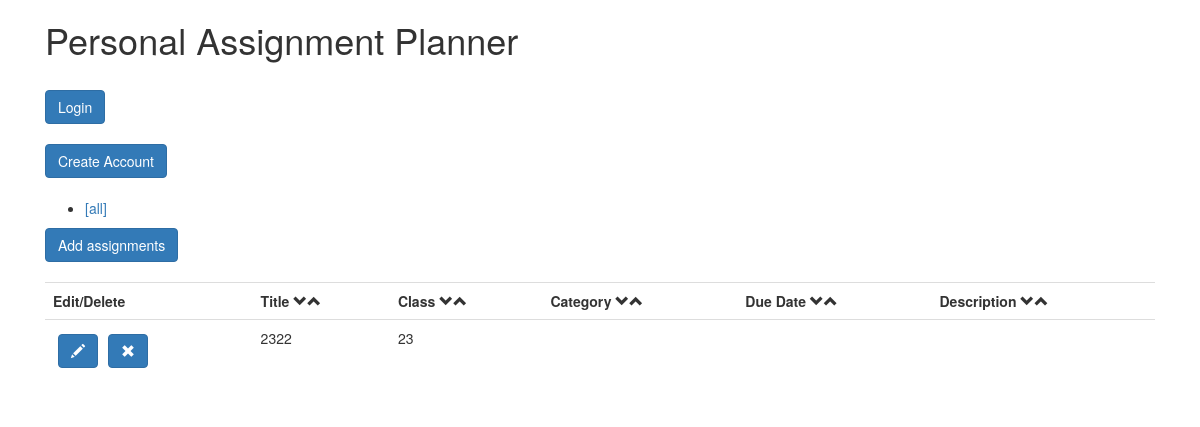
Before: / with the older database file.
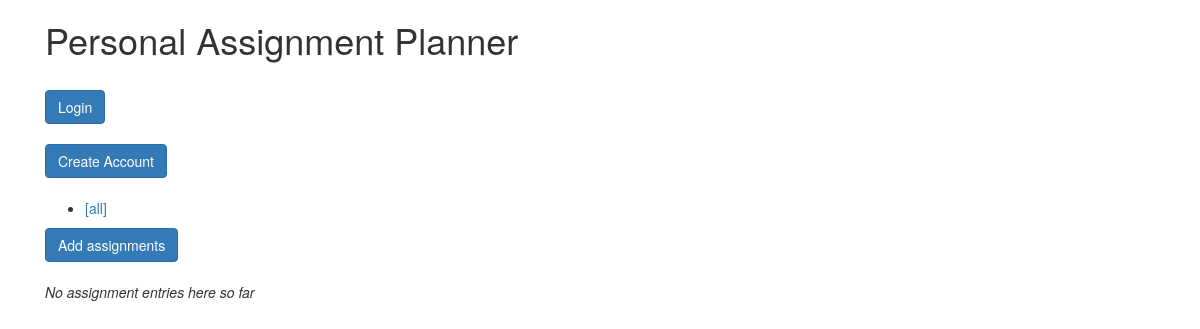
After: the same page with the newer database file.
### tables this page shows
CREATE TABLE assignments (
  id integer primary key autoincrement,
  title text not null,
  course text not null,
  category text not null,
  duedate text not null,
  description text not null
);

### app.py (the view)
@app.route('/')
def show_assignment():
    db = get_db()
    if "duedate" in request.args:
        cur = db.execute('select * from assignments where duedate = ? order by id desc',
                         [request.args["duedate"]])
        assignments = cur.fetchall()
    else:
        cur = db.execute('select * from assignments order by id desc')
        assignments = cur.fetchall()
    cur = db.execute('select distinct duedate from assignments order by duedate asc')
    duedates = cur.fetchall()
    return render_template('show_assignments.html', assignments=assignments, duedates=duedates)

### app.py (called while the page is built)
def connect_db():
    rv = sqlite3.connect(app.config['DATABASE'])
    rv.row_factory = sqlite3.Row
    return rv

def get_db():
    if not hasattr(g, 'sqlite_db'):
        g.sqlite_db = connect_db()
    return g.sqlite_db

### templates/show_assignments.html (shortened to what this page needs)
{% extends "layout_template.html" %}
{% block body %}
    <a href="./login"><button type="button" class="btn btn-primary">Login</button></a>
    <br><br>
    <a href="./signup"><button type="button" class="btn btn-primary">Create Account</button></a>
    <br><br>
    <ul class="duedates">
        <li><a href="?">[all]</a></li>
    </ul>
    <a href="./main"><button type="button" class="btn btn-primary">Add assignments</button></a>
    <br>
    <br>
    {% if assignments %}
        <table class="table">
            <tr>
                <th>Edit/Delete </th>
                <th>Title <span class="glyphicon glyphicon-chevron-down arrow"></span><span class="glyphicon glyphicon-chevron-up arrow"></span></th>
                <th>Class <span class="glyphicon glyphicon-chevron-down arrow"></span><span class="glyphicon glyphicon-chevron-up arrow"></span></th>
                <th>Category <span class="glyphicon glyphicon-chevron-down arrow"></span><span class="glyphicon glyphicon-chevron-up arrow"></span></th>
                <th>Due Date <span class="glyphicon glyphicon-chevron-down arrow"></span><span class="glyphicon glyphicon-chevron-up arrow"></span></th>
                <th>Description <span class="glyphicon glyphicon-chevron-down arrow"></span><span class="glyphicon glyphicon-chevron-up arrow"></span></th>
            </tr>
            {% for assignment in assignments %}
                <tr>
                    <td>
                        <form action="{{ url_for('edit_entry') }}" method="get" class="inline">
                            <button type="submit" class="btn btn-primary glyphicon glyphicon-pencil"></button>
                        </form>
                        <form action="{{ url_for('del_assignment') }}" method="post" class="inline">
                            <button type="submit" class="btn btn-primary glyphicon glyphicon-remove"></button>
                        </form>
                    </td>
                    <td>{{ assignment.title }}</td>
                    <td>{{ assignment.course }}</td>
                    <td>{{ assignment.category }}</td>
                    <td>{{ assignment.duedate }}</td>
                    <td>{{ assignment.description|safe }}</td>
                </tr>
            {% else %}
                <em>You don't have any assignments currently.</em>
            {% endfor %}
        </table>
    {% else %}
        <em>No assignment entries here so far</em>
    {% endif %}
    </div>
{% endblock %}

### templates/layout_template.html (shortened to what this page needs)
<!doctype html>
<html lang="en">
<head>
    <link rel="stylesheet" type="text/css" href="{{ url_for('static', filename='style.css') }}">
    <link rel="stylesheet" href="https://stackpath.bootstrapcdn.com/bootstrap/4.1.3/css/bootstrap.min.css">
    <link rel="stylesheet" href="https://maxcdn.bootstrapcdn.com/bootstrap/3.3.7/css/bootstrap.min.css">
</head>
<div class="container">
    <h1>Personal Assignment Planner</h1>
    <br>
  {% block body %}{% endblock %}
</html>

Changed rows visible on the page:
removed assignments: title "2322", course "23"
Other visible differences:
text no longer shown: "Edit/Delete Title Class Category Due Date Description"
text now shown: "No assignment entries here so far"
